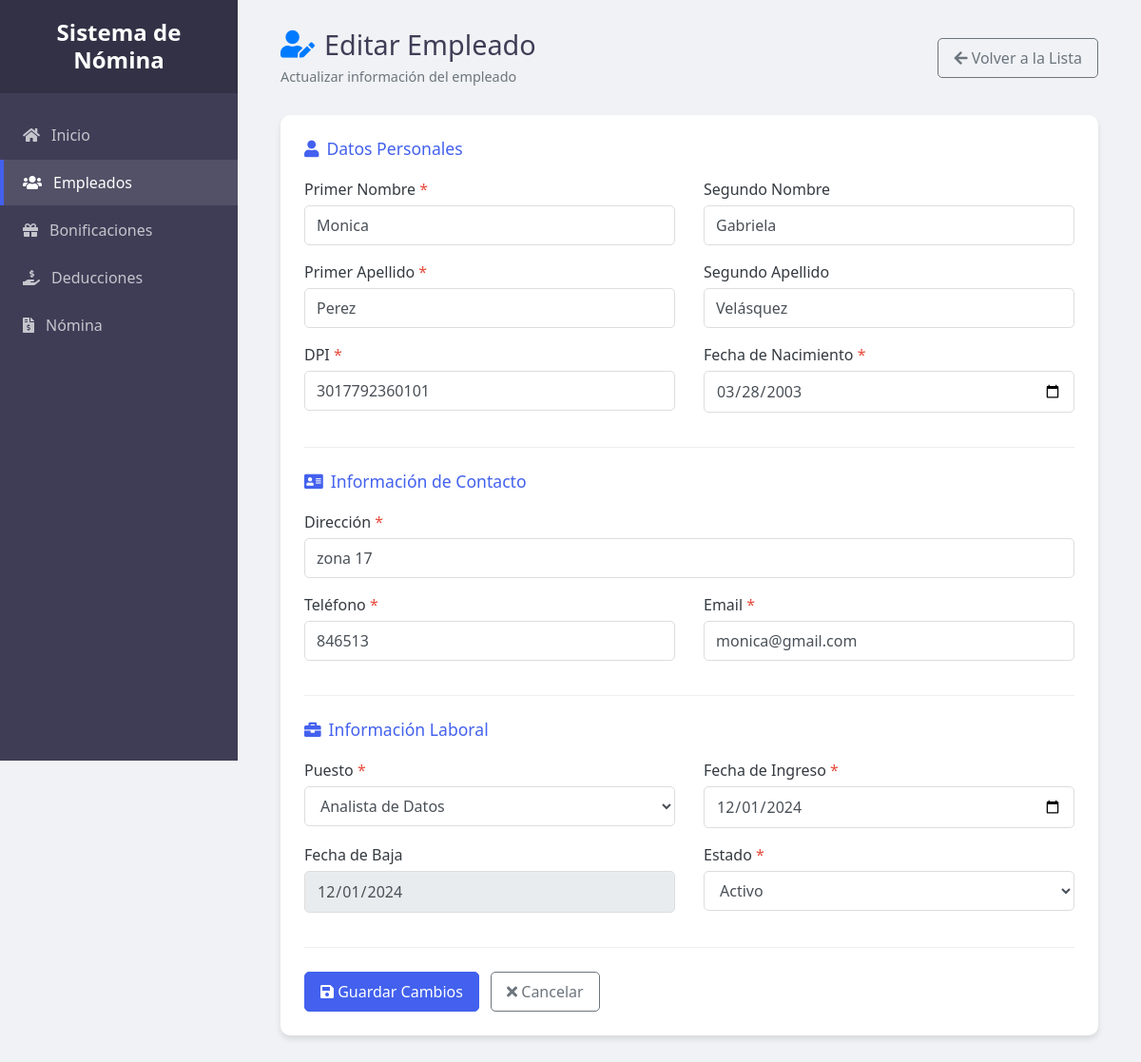
Before: /ProyectoNomina/index.php?controller=empleado&action=editar&id=1 with the older database file.
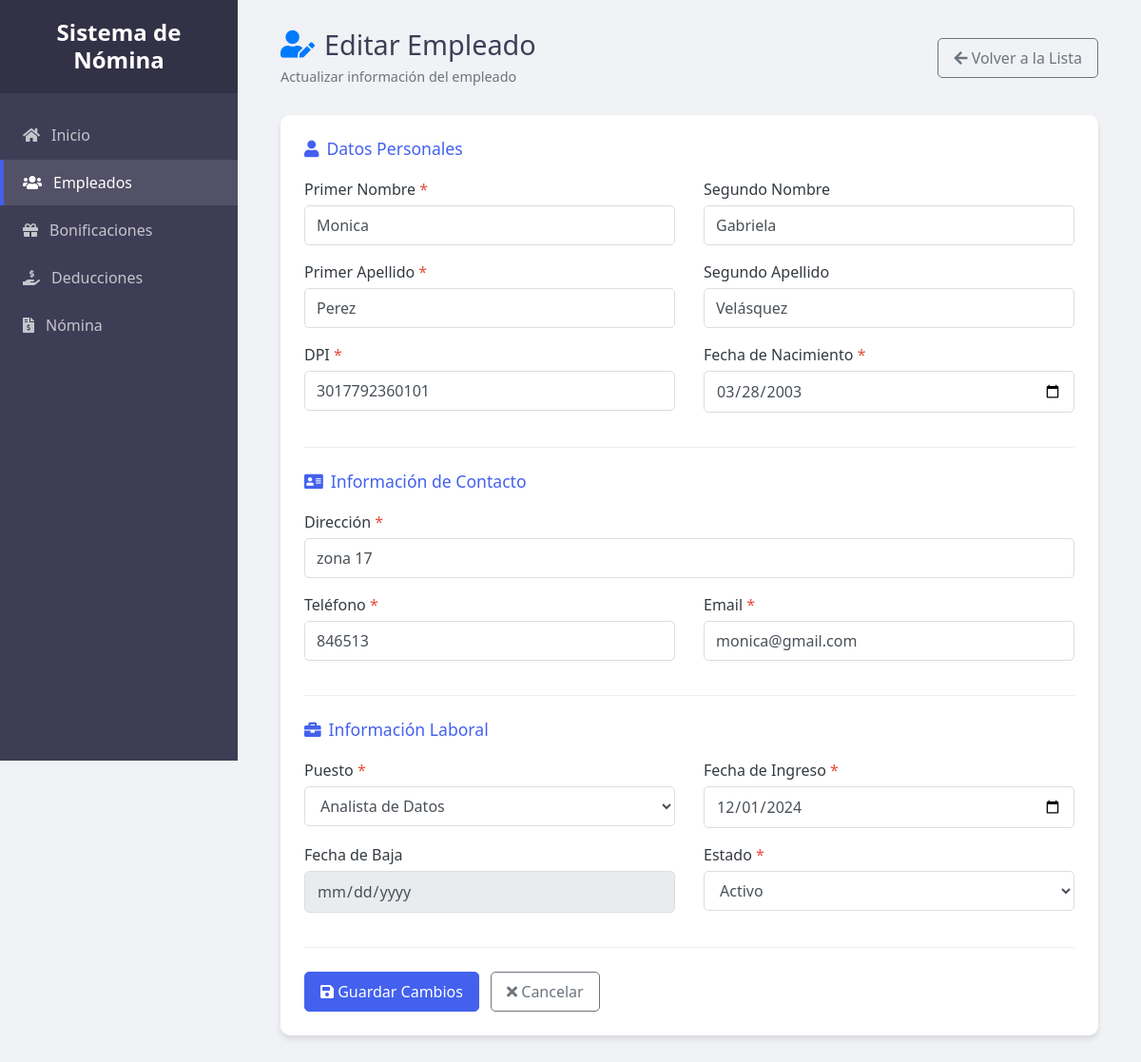
After: the same page with the newer database file.
### tables this page shows
CREATE TABLE `empleado` (
  `ID_Emp` int(11) NOT NULL,
  `PriNombre_Emp` varchar(50) NOT NULL,
  `SegNombre_Emp` varchar(50) NOT NULL,
  `PriApellido_Emp` varchar(50) NOT NULL,
  `SegApellido_Emp` varchar(50) NOT NULL,
  `DPI_Emp` varchar(20) NOT NULL,
  `FechaNacimiento_Emp` date NOT NULL,
  `Direccion_Emp` varchar(255) DEFAULT NULL,
  `Telefono_Emp` varchar(15) DEFAULT NULL,
  `Email_Emp` varchar(100) DEFAULT NULL,
  `FechaIngreso_Emp` date NOT NULL,
  `FechaBaja_Emp` date DEFAULT NULL,
  `Estado_Emp` varchar(10) DEFAULT 'Activo',
  `ID_Puesto` int(11) DEFAULT NULL
);

### ProyectoNomina/Controllers/EmpleadoController.php (called while the page is built, shortened)
<?php
class EmpleadoController {
    private $empleado;
    public function __construct() {
        $db = db::conectar();
        $this->empleado = new Empleado($db);
    }
    public function editar() {
        $puestos = $this->empleado->obtenerPuestos();
        $id = (int)$_GET['id'];
        $empleado = $this->empleado->obtenerEmpleadoPorId($id);
        $conn = db::conectar();
        $stmt = $conn->prepare("CALL spObtenerPuestos()");
        $stmt->execute();
        $puestos = $stmt->fetchAll(PDO::FETCH_ASSOC);
        include 'Views/Empleados/Editar.php';
    }
}
?>

### ProyectoNomina/Models/EmpleadoModelo.php (called while the page is built, shortened)
<?php
class Empleado {
    private $conn;
    public function __construct($db) {
        $this->conn = $db;
    }
    public function obtenerPuestos() {
        try {
            $query = "CALL spObtenerPuestos();";
            $stmt = $this->conn->prepare($query);
            $stmt->execute();
            $resultados = $stmt->fetchAll(PDO::FETCH_ASSOC);
            return $resultados;
        } catch (PDOException $e) {
            error_log("Error al obtener puestos: " . $e->getMessage());
            return [];
        }
    }
    public function obtenerEmpleadoPorId($id) {
        try {
            $query = "CALL spObtenerEmpleado_ID(?)";
            $stmt = $this->conn->prepare($query);
            $stmt->bindParam(1, $id, PDO::PARAM_INT);
            $stmt->execute();
            $resultado = $stmt->fetch(PDO::FETCH_ASSOC);
            return $resultado;
        } catch (PDOException $e) {
            error_log("Error al obtener empleado por ID: " . $e->getMessage());
            return false;
        }
    }
}

### ProyectoNomina/Views/Empleados/Editar.php (the view, shortened to what this page needs)
<!DOCTYPE html>
<html lang="es">
<head>
    <link rel="stylesheet" href="https://cdn.jsdelivr.net/npm/bootstrap@4.6.2/dist/css/bootstrap.min.css">
    <link rel="stylesheet" href="https://cdnjs.cloudflare.com/ajax/libs/font-awesome/5.15.4/css/all.min.css">
</head>
<body>
    <div class="sidebar">
        <div class="sidebar-header">
            <h3>Sistema de Nómina</h3>
        </div>
        <ul class="sidebar-menu">
            <li><a href="index.php"><i class="fas fa-home"></i> Inicio</a></li>
            <li><a href="index.php?controller=empleado&action=ver" class="active"><i class="fas fa-users"></i> Empleados</a></li>
            <li><a href="index.php?controller=bonificacion&action=crearbon"><i class="fas fa-gift"></i> Bonificaciones</a></li>
            <li><a href="index.php?controller=deduccion&action=index"><i class="fas fa-hand-holding-usd"></i> Deducciones</a></li>
            <li><a href="index.php?controller=nomina&action=index"><i class="fas fa-file-invoice-dollar"></i> Nómina</a></li>
        </ul>
    </div>
    <div class="main-content">
        <div class="container-fluid">
            <div class="header">
                <div class="header-title">
                    <h1><i class="fas fa-user-edit text-primary"></i> Editar Empleado</h1>
                    <p class="text-muted">Actualizar información del empleado</p>
                </div>
                <div class="header-actions">
                    <a href="index.php?controller=empleado&action=ver" class="btn btn-outline-secondary">
                        <i class="fas fa-arrow-left"></i> Volver a la Lista
                    </a>
                </div>
            </div>
            <div class="card">
                <div class="card-body">
                    <form method="POST" action="index.php?controller=empleado&action=actualizar">
                        <div class="form-section">
                            <h5 class="section-title"><i class="fas fa-user"></i> Datos Personales</h5>
                            <div class="row">
                                <div class="col-md-6">
                                    <div class="form-group">
                                        <label for="pri_nombre">Primer Nombre <span class="text-danger">*</span></label>
                                        <input type="text" name="pri_nombre" id="pri_nombre" class="form-control"
                                               value="<?php echo htmlspecialchars($empleado['PriNombre_Emp']); ?>" required>
                                    </div>
                                </div>
                                <div class="col-md-6">
                                    <div class="form-group">
                                        <label for="seg_nombre">Segundo Nombre</label>
                                        <input type="text" name="seg_nombre" id="seg_nombre" class="form-control"
                                               value="<?php echo htmlspecialchars($empleado['SegNombre_Emp'] ?? ''); ?>">
                                    </div>
                                </div>
                            </div>
                            <div class="row">
                                <div class="col-md-6">
                                    <div class="form-group">
                                        <label for="pri_apellido">Primer Apellido <span class="text-danger">*</span></label>
                                        <input type="text" name="pri_apellido" id="pri_apellido" class="form-control"
                                               value="<?php echo htmlspecialchars($empleado['PriApellido_Emp']); ?>" required>
                                    </div>
                                </div>
                                <div class="col-md-6">
                                    <div class="form-group">
                                        <label for="seg_apellido">Segundo Apellido</label>
                                        <input type="text" name="seg_apellido" id="seg_apellido" class="form-control"
                                               value="<?php echo htmlspecialchars($empleado['SegApellido_Emp'] ?? ''); ?>">
                                    </div>
                                </div>
                            </div>
                            <div class="row">
                                <div class="col-md-6">
                                    <div class="form-group">
                                        <label for="dpi">DPI <span class="text-danger">*</span></label>
                                        <input type="text" name="dpi" id="dpi" class="form-control"
                                               value="<?php echo htmlspecialchars($empleado['DPI_Emp']); ?>" required>
                                    </div>
                                </div>
                                <div class="col-md-6">
                                    <div class="form-group">
                                        <label for="fecha_nacimiento">Fecha de Nacimiento <span class="text-danger">*</span></label>
                                        <input type="date" name="fecha_nacimiento" id="fecha_nacimiento" class="form-control"
                                               value="<?php echo $empleado['FechaNacimiento_Emp']; ?>" required>
                                    </div>
                                </div>
                            </div>
                        </div>
                        <div class="form-section">
                            <h5 class="section-title"><i class="fas fa-address-card"></i> Información de Contacto</h5>
                            <div class="row">
                                <div class="col-md-12">
                                    <div class="form-group">
                                        <label for="direccion">Dirección <span class="text-danger">*</span></label>
                                        <input type="text" name="direccion" id="direccion" class="form-control"
                                               value="<?php echo htmlspecialchars($empleado['Direccion_Emp']); ?>" required>
                                    </div>
                                </div>
                            </div>
                            <div class="row">
                                <div class="col-md-6">
                                    <div class="form-group">
                                        <label for="telefono">Teléfono <span class="text-danger">*</span></label>
                                        <input type="text" name="telefono" id="telefono" class="form-control"
                                               value="<?php echo htmlspecialchars($empleado['Telefono_Emp']); ?>" required>
                                    </div>
                                </div>
                                <div class="col-md-6">
                                    <div class="form-group">
                                        <label for="email">Email <span class="text-danger">*</span></label>
                                        <input type="email" name="email" id="email" class="form-control"
                                               value="<?php echo htmlspecialchars($empleado['Email_Emp']); ?>" required>
                                    </div>
                                </div>
                            </div>
                        </div>
                        <div class="form-section">
                            <h5 class="section-title"><i class="fas fa-briefcase"></i> Información Laboral</h5>
                            <div class="row">
                                <div class="col-md-6">
                                    <div class="form-group">
                                        <label for="id_puesto">Puesto <span class="text-danger">*</span></label>
                                        <select name="id_puesto" id="id_puesto" class="form-control" required>
                                            <?php foreach ($puestos as $puesto): ?>
                                                <?php
                                                $seleccionado = ($puesto['Nombre_Puesto'] == $empleado['Nombre_Puesto']) ? 'selected="selected"' : '';
                                                ?>
                                                <option value="<?php echo $puesto['ID_Puesto']; ?>" <?php echo $seleccionado; ?>>
                                                    <?php echo htmlspecialchars($puesto['Nombre_Puesto']); ?>
                                                </option>
                                            <?php endforeach; ?>
                                        </select>
                                    </div>
                                </div>
                                <div class="col-md-6">
                                    <div class="form-group">
                                        <label for="fecha_ingreso">Fecha de Ingreso <span class="text-danger">*</span></label>
                                        <input type="date" name="fecha_ingreso" id="fecha_ingreso" class="form-control"
                                               value="<?php echo $empleado['FechaIngreso_Emp']; ?>" required>
                                    </div>
                                </div>
                            </div>
                            <div class="row">
                                <div class="col-md-6">
                                    <div class="form-group">
                                        <label for="fecha_baja">Fecha de Baja</label>
                                        <input type="date" name="fecha_baja" id="fecha_baja" class="form-control"
                                               value="<?php echo $empleado['FechaBaja_Emp'] ?: ''; ?>" disabled>
                                    </div>
                                </div>
                                <div class="col-md-6">
                                    <div class="form-group">
                                        <label for="estado">Estado <span class="text-danger">*</span></label>
                                        <select name="estado" id="estado" class="form-control" required>
                                            <option value="Activo" <?php echo ($empleado['Estado_Emp'] == 'Activo') ? 'selected' : ''; ?>>Activo</option>
                                        </select>
                                    </div>
                                </div>
                            </div>
                        </div>
                        <div class="form-actions">
                            <button type="submit" class="btn btn-primary">
                                <i class="fas fa-save"></i> Guardar Cambios
                            </button>
                            <a href="index.php?controller=empleado&action=ver" class="btn btn-outline-secondary ml-2">
                                <i class="fas fa-times"></i> Cancelar
                            </a>
                        </div>
                    </form>
                </div>
            </div>
        </div>
    </div>
</body>
</html>

### ProyectoNomina/index.php (shortened to what this page needs)
<?php
require_once 'Controllers/EmpleadoController.php';
require_once 'Models/EmpleadoModelo.php';
$controller = $_GET['controller'] ?? 'empleado';
$action = $_GET['action'] ?? 'index';
switch ($controller) {
    case 'empleado':
        $controlador = new EmpleadoController();
        if (method_exists($controlador, $action)) {
            $controlador->$action();
        } else {
            echo "Acción no encontrada.";
        }
        break;
}

### ProyectoNomina/Views/Empleados/Editar.php (style rules this page uses)
:root { --primary: #4361ee; --secondary: #3f3d56; --success: #2ecc71; --danger: #e74c3c; --light: #f8f9fa; --dark: #343a40; --gray: #6c757d; --sidebar-width: 250px; }
body { margin: 0; padding: 0; font-family: 'Segoe UI', Roboto, 'Helvetica Neue', Arial, sans-serif; background-color: #f0f2f5; display: flex; min-height: 100vh; }
.sidebar { width: var(--sidebar-width); background-color: var(--secondary); color: white; position: fixed; height: 100vh; overflow-y: auto; z-index: 100; }
.sidebar-header { padding: 20px; background-color: rgba(0, 0, 0, 0.2); text-align: center; }
.sidebar-header h3 { margin: 0; font-size: 1.5rem; font-weight: 600; }
.sidebar-menu { list-style: none; padding: 0; margin: 20px 0; }
.sidebar-menu li { margin-bottom: 2px; }
.sidebar-menu a { display: flex; align-items: center; padding: 12px 20px; color: rgba(255, 255, 255, 0.7); text-decoration: none; transition: all 0.3s; border-left: 4px solid transparent; }
.sidebar-menu a:hover, .sidebar-menu a.active { background-color: rgba(255, 255, 255, 0.1); color: white; border-left-color: var(--primary); }
.sidebar-menu i { margin-right: 12px; }
.main-content { flex: 1; margin-left: var(--sidebar-width); padding: 30px; overflow-y: auto; }
.header { display: flex; justify-content: space-between; align-items: center; margin-bottom: 30px; }
.header-title h1 { margin: 0; font-size: 1.8rem; color: var(--secondary); display: flex; align-items: center; }
.header-title h1 i { margin-right: 10px; }
.header-title p { margin: 5px 0 0; font-size: 0.9rem; }
.card { border: none; border-radius: 10px; box-shadow: 0 4px 6px rgba(0, 0, 0, 0.1); margin-bottom: 30px; background-color: white; }
.card-body { padding: 25px; }
.form-section { margin-bottom: 25px; padding-bottom: 20px; border-bottom: 1px solid #eee; }
.section-title { color: var(--primary); font-size: 1.1rem; margin-bottom: 20px; display: flex; align-items: center; }
.section-title i { margin-right: 8px; }
.form-group label { font-weight: 500; color: var(--dark); margin-bottom: 5px; }
.form-control { border: 1px solid #ddd; border-radius: 5px; padding: 8px 12px; height: auto; transition: border-color 0.3s; }
.text-danger { color: var(--danger) !important; }
.form-actions { margin-top: 25px; }
.btn { padding: 8px 16px; border-radius: 5px; transition: all 0.3s; }
.btn-primary { background-color: var(--primary); border-color: var(--primary); }
.btn-outline-secondary { color: var(--gray); border-color: var(--gray); }

Changed rows visible on the page:
changed empleado "Monica": fecha_baja "12/01/2024" → (not shown)
